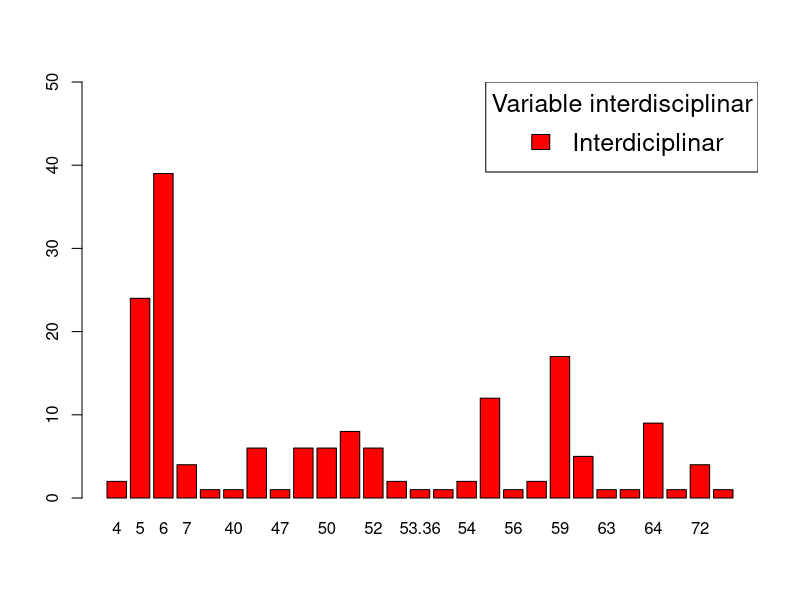
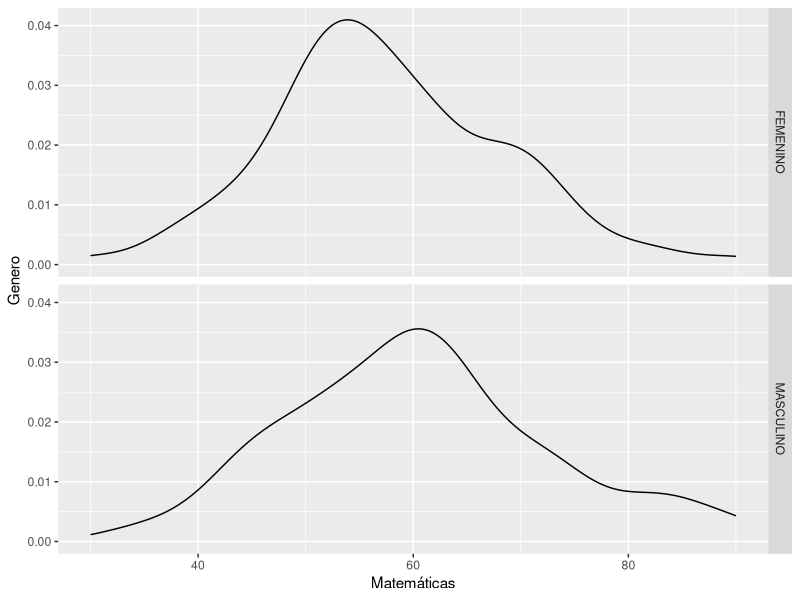
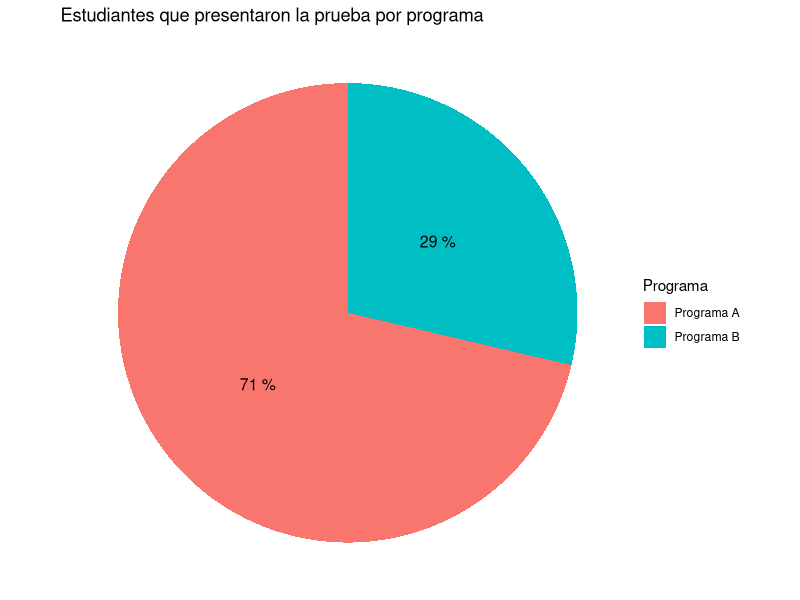
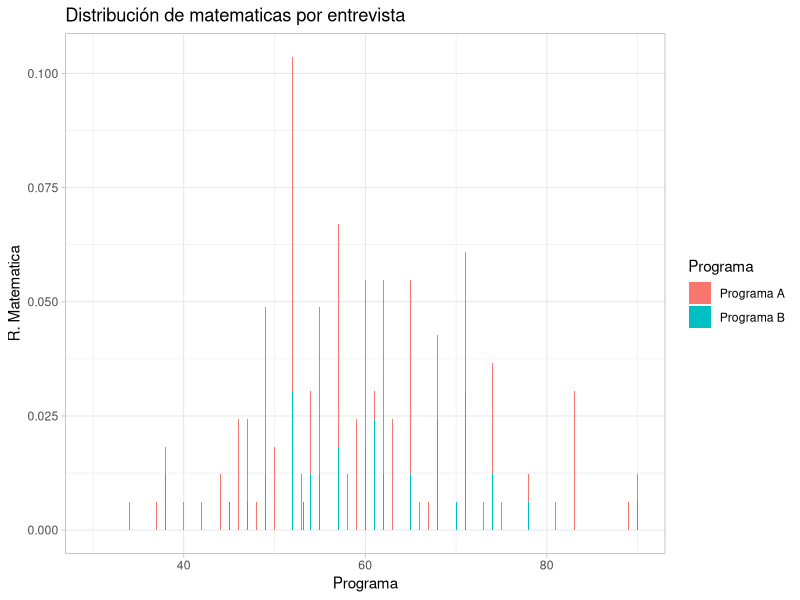
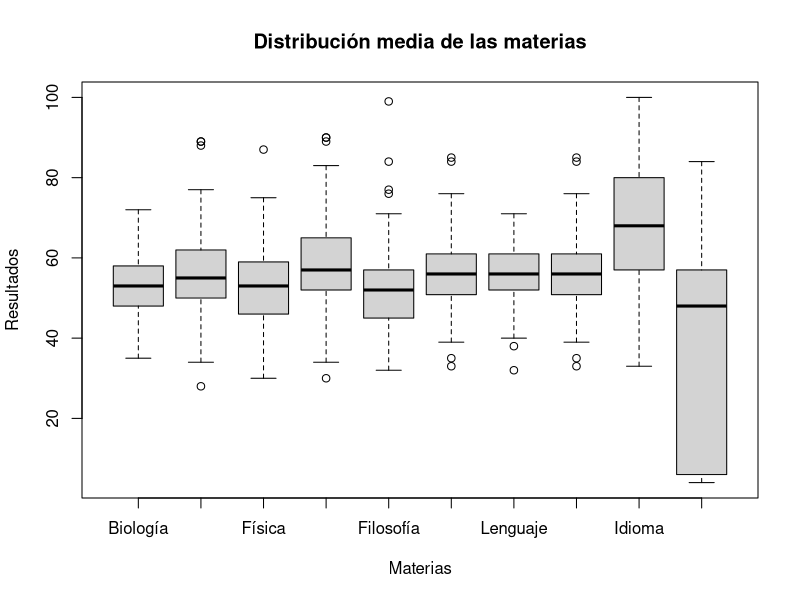
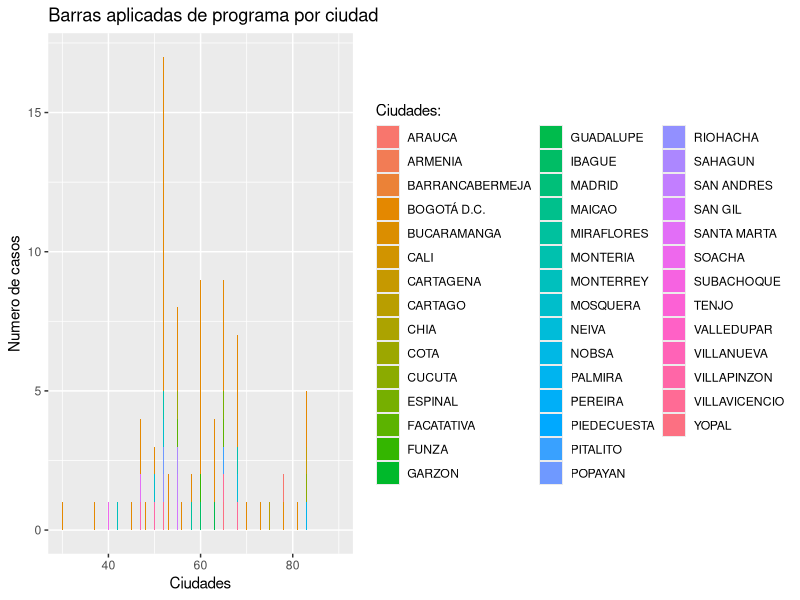
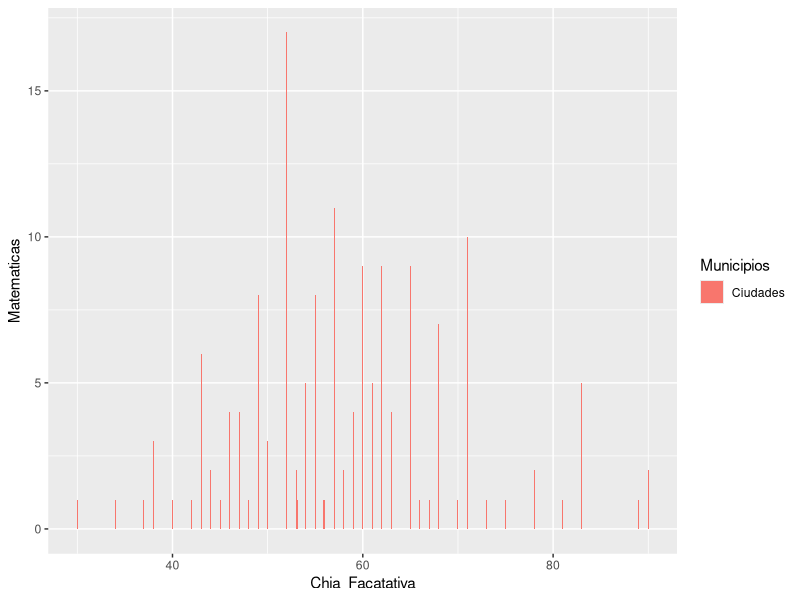

Here is the R script that generated these plots, in order:
## ---- chunk 1
setwd("C:/Users/sebastian/Desktop/R")
## ---- chunk 2
library(dplyr)
library(readr)
library(knitr)
library(ggplot2)
estudiantes <- read_delim("estudiantes.txt", 
"\t", escape_double = FALSE, trim_ws = TRUE)
## ---- chunk 3

# Cantidad de valores perdidos en la base de datos:
sum(is.na(estudiantes))

estudiantes1 <- estudiantes
sum(is.na(estudiantes1))

# Eliminar los valores perdidos.

estudiantes1 <- na.omit(estudiantes1)

# Para verificar que ya no tenemos datos perdidos.

sum(is.na(estudiantes1))
## ---- chunk 4

estudiantes2 <- estudiantes1

estudiantes2 <- estudiantes2 %>% select("Año y periodo", "Programa de estudio", "Sexo", "Ciudad de colegio", "Biología",
                                        "Química", "Física", "Matemáticas", "Filosofía", "Historia", "Lenguaje", "Sociales",
                                        "Idioma","Interdiciplinar")
## ---- chunk 5

estudiantes2 <- estudiantes2 %>% rename(Periodo ="Año y periodo",Programa = "Programa de estudio",Genero = Sexo ,Ciudad =  "Ciudad de colegio" )

## ---- chunk 6
#Convertir variable Ciudad a factor:
estudiantes2$Ciudad <- as.factor(estudiantes2$Ciudad)

#Verificar si hay ciudades repetidas

levels(estudiantes2$Ciudad)
table(estudiantes2$Ciudad)

## ---- chunk 7

knitr::kable(head(estudiantes2),caption = "Tabla final para graficar")
## ---- chunk 8

frec <- table(estudiantes2$Interdiciplinar)

barplot(frec,
        col = rainbow(1),
        beside=T,
        ylim=c(0,50))

legend("topright",
       title="Variable interdisciplinar",
       legend = "Interdiciplinar",
       fill=rainbow(2),
       cex = 1.5,
       border = T,
       text.col = "black",
       horiz = T)
## ---- chunk 9
Densidad <- ggplot(estudiantes2, aes(Matemáticas)) + geom_density()


Densidad + scale_y_continuous("Genero")+
  scale_x_continuous("Matemáticas")+
  facet_grid(Genero~.)
## ---- chunk 10

  g8 <- ggplot(estudiantes2, aes(x=1, fill = , y = (..count..)/sum(..count..),fill= Programa )) +geom_bar()
  g8 + coord_polar(theta = "y")+
    theme_void()+
    ggtitle("Estudiantes que presentaron la prueba por programa")+
    geom_text(stat = "count",
              aes(label = paste(round((..count..)/sum(..count..)*100), "%")),
              position = position_stack(vjust = 0.5),
              size = 4,
              color = "black")
  
## ---- chunk 11
g5 <- ggplot(estudiantes2,aes(Matemáticas, y = (..count..)/sum(..count..),fill=Programa))+ geom_bar()

  g5 + xlab("Programa") + ylab("R. Matematica") +
  ggtitle("Distribución de matematicas por entrevista")+
  scale_fill_discrete("Programa")+
    
  theme_light()
## ---- chunk 12

#names(estudiantes2)

Mar_var <- estudiantes2 %>% select(c("Biología","Química","Física","Matemáticas","Filosofía","Historia","Lenguaje","Sociales","Idioma","Interdiciplinar"))

#Mar_var+geom_vline(aes(xintercept=mean(estudiantes2$Física)))+

boxplot(Mar_var,
        scale_x_binned("%b %d"),
        main="Distribución media de las materias",
        ylab="Resultados",
        xlab="Materias")

## ---- chunk 13

aplicado <- ggplot(estudiantes2,aes(Matemáticas, fill=Ciudad))+ geom_bar(position = "stack")

aplicado + xlab("Ciudades") + ylab("Numero de casos") +
  ggtitle("Barras aplicadas de programa por ciudad")+
  scale_fill_discrete("Ciudades:")
  
## ---- chunk 14


 

Municipios <- estudiantes2$Ciudad=="CHIA" & estudiantes2$Ciudad=="FACATATIVA" 

aplicado2 <- ggplot(estudiantes2,aes(Matemáticas,fill=Municipios))+ geom_bar(position = "stack")

aplicado2 + xlab("Chia  Facatativa") + ylab("Matematicas")+
scale_fill_discrete("Municipios",labels=c("Ciudades"))




